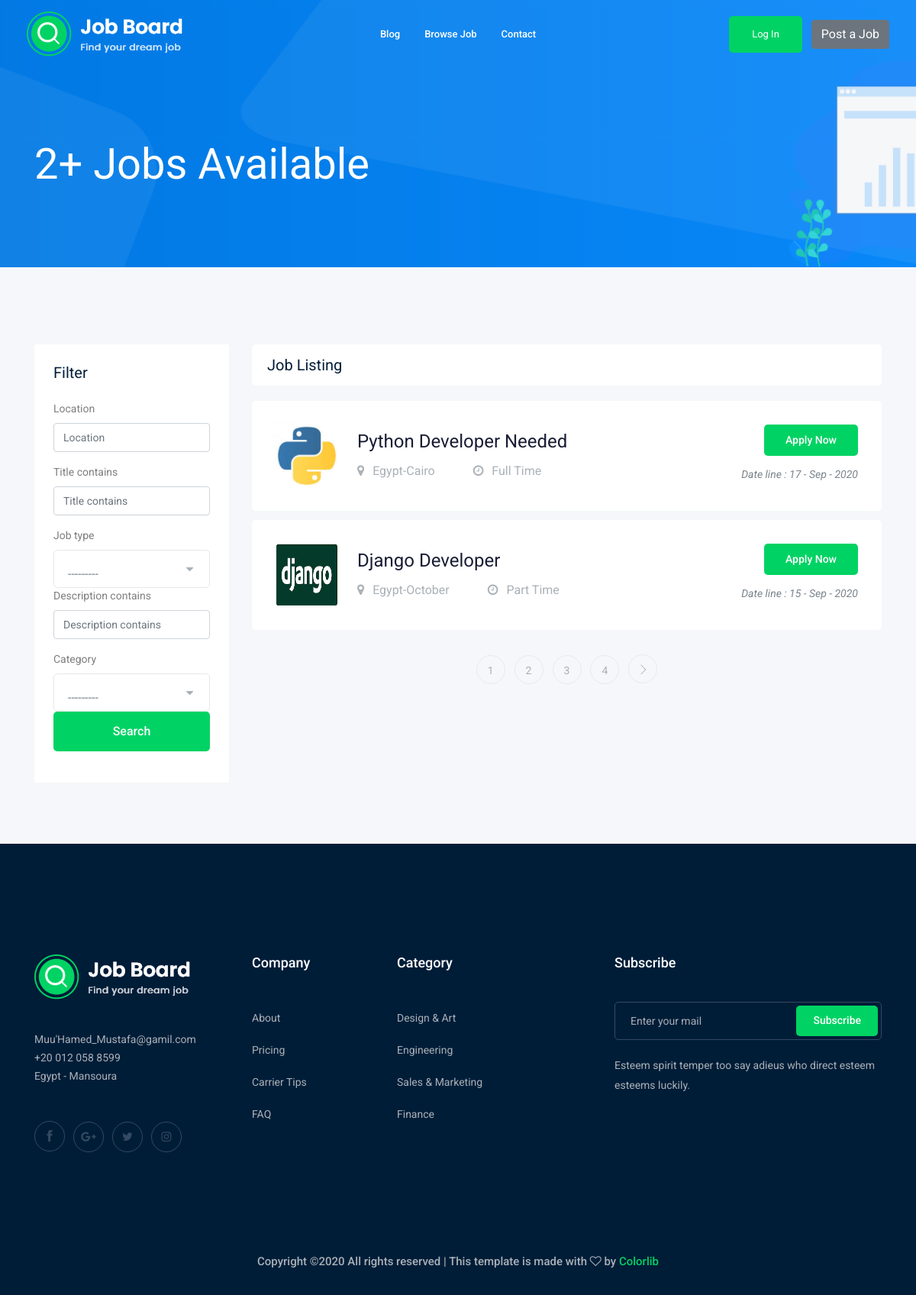
The page /job/ on the database its author committed.
### job/models.py (models this page shows, shortened)
class Job(models.Model):
    objects = None
    JOB_TYPE = (
        ('Full Time', 'Full Time'),
        ('Part Time', 'Part Time')
    )
    owner = models.ForeignKey(User, related_name='job_owner', on_delete=models.CASCADE)
    like = models.ManyToManyField(User,blank=True)
    location = models.CharField(max_length=20)
    title = models.CharField(max_length=100)
    job_type = models.CharField(max_length=100, choices=JOB_TYPE)
    description = models.TextField(max_length=1000)
    published_at = models.DateTimeField(auto_now=True)
    vacancy = models.IntegerField(default=1)
    salary = models.IntegerField(default=0)
    experience = models.IntegerField(default=1)
    category = models.ForeignKey('Category', on_delete=models.CASCADE)
    image = models.ImageField(upload_to=image_upload, null=True, blank=True)
    slug = models.SlugField(null=True, blank=True)
    facebook = models.CharField(max_length=500,null=True,blank=True)
    instagram = models.CharField(max_length=500,null=True,blank=True)
    google = models.CharField(max_length=500,null=True,blank=True)
    twitter = models.CharField(max_length=500,null=True,blank=True)
    class meta:
        verbose_name = _('Job')
        verbose_name_plural = _('Jobs')
    def __str__(self):
        return self.title

### job/views.py (the view)
# urls.py: path('', views.job_lists, name='job_list'),
def job_lists(request):
    job_list = Job.objects.all()
    my_filter = JobFilter(request.GET, queryset=job_list)
    job_list = my_filter.qs
    paginator = Paginator(job_list, 2)
    page_number = request.GET.get('page')
    job_list = paginator.get_page(page_number)
    return render(request, 'job_list.html', {'jobs': job_list, 'my_filter': my_filter})

### job/models.py (called while the page is built)
    def __str__(self):
        return self.name

### job/templates/job_list.html (shortened to what this page needs)
{% extends 'base.html' %}
{% load static %}
{% load bootstrap4 %}
{% block body %}
    <div class="bradcam_area bradcam_bg_1">
        <div class="container">
            <div class="row">
                <div class="col-xl-12">
                    <div class="bradcam_text">
                        <h3>{{jobs|length}}+ Jobs Available</h3>
                    </div>
                </div>
            </div>
        </div>
    </div>
    <div class="job_listing_area plus_padding">
        <div class="container">
            <div class="row">
                <div class="col-lg-3">
                    <div class="job_filter white-bg">
                        <div class="form_inner white-bg">
                            <h3>Filter</h3>
                            <form method="GET">
                                {% bootstrap_form my_filter.form %}
                                <button  class="boxed-btn3 w-100" type="submit">Search</button>
                            </form>
                        </div>
                    </div>
                </div>
                <div class="col-lg-9">
                    <div class="recent_joblist_wrap">
                        <div class="recent_joblist white-bg ">
                            <div class="row align-items-center">
                                <div class="col-md-6">
                                    <h4>Job Listing</h4>
                                </div>
                                <div class="col-md-6">
                                </div>
                            </div>
                        </div>
                    </div>
                    <div class="job_lists m-0">
                        <div class="row">
                                {% for job in jobs %}
                            <div class="col-lg-12 col-md-12">
                                <div class="single_jobs white-bg d-flex justify-content-between">
                                    <div class="jobs_left d-flex align-items-center">
                                        <div class="thumb">
                                            {% if job.image %}
                                                  <img src="{{job.image.url}}"  style="margin-top:-20px; margin-left:-20px;" width="90px" height="90px" alt="Image">
                                            {% else %}
                                                <img src="{% static 'img/svg_icon/1.svg' %}" alt="">
                                            {% endif %}
                                        </div>
                                        <div class="jobs_conetent">
                                            <a href="{% url 'job:job_detail' job.slug %}"><h4>{{job}}</h4></a>
                                            <div class="links_locat d-flex align-items-center">
                                                <div class="location">
                                                    <p> <i class="fa fa-map-marker"></i> {{job.location}}</p>
                                                </div>
                                                <div class="location">
                                                    <p> <i class="fa fa-clock-o"></i> {{job.job_type}}</p>
                                                </div>
                                            </div>
                                        </div>
                                    </div>
                                    <div class="jobs_right">
                                        <div class="apply_now">
                                            <a href="{% url 'job:job_detail' job.slug %}" style="margin-left:130px;" class="boxed-btn3">Apply Now</a>
                                        </div>
                                        <div class="date">
                                            <p>Date line : {{job.published_at|date:'d - M - o'}}</p>
                                        </div>
                                    </div>
                                </div>
                            </div>
                            {% endfor %}
                        </div>
                        {% if jobs.has_other_pages %}
                        <div class="row">
                            <div class="col-lg-12">
                                <div class="pagination_wrap">
                                    <ul>
                                      {% for i in jobs.paginator.page_range %}
                                        <li><a href="?page={{i}}"><span>{{i}}</span></a></li>
                                      {% endfor %}
                                         {% if jobs.has_next %}
                                                <li><a href="?page={{jobs.next_page_number}}"> <i class="ti-angle-right"></i> </a></li>
                                         {% endif %}
                                    </ul>
                                </div>
                            </div>
                        </div>
                   {% endif %}
                    </div>
                </div>
            </div>
        </div>
    </div>
{% endblock %}

### rows shown on the page
Job: image (picture), title "Python Developer Needed", location "Egypt-Cairo", job_type "Full Time", published_at "17 - Sep - 2020"
Job: image (picture), title "Django Developer", location "Egypt-October", job_type "Part Time", published_at "15 - Sep - 2020"

### other values the page prints
{{ jobs|length }} "2"
{{ i }} "1" "2" "3" "4"
